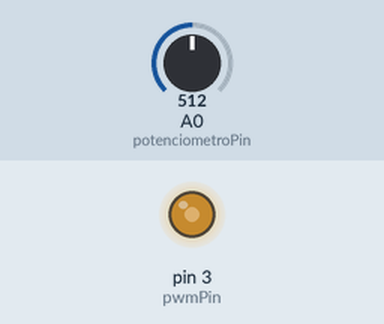
The sketch below on a simulated Arduino Uno, built with avr-gcc and run on an emulated ATmega328P. Parts: output pins drawn as LEDs (lit = HIGH). The test bench sets the inputs (shaded band); at power-on: A0 (potenciometroPin) = 512.

Above: at 1.2 s.
1.3 s: A0 (potenciometroPin) set to 716
At 2.0 s:
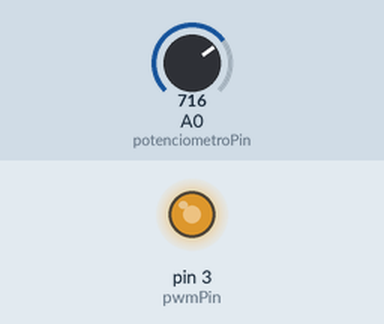
2.8 s: A0 (potenciometroPin) set to 900
At 3.2 s:
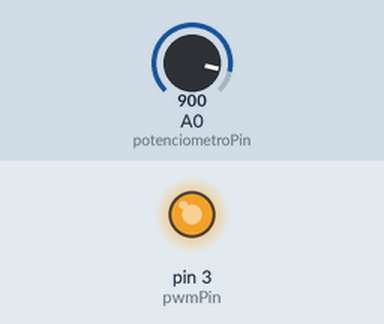
4.3 s: A0 (potenciometroPin) set to 122
At 5.5 s:
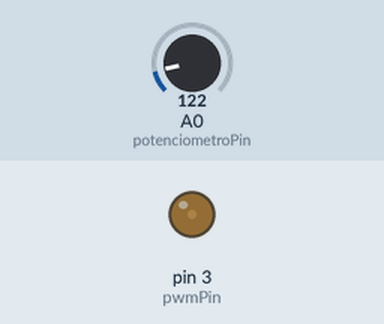
5.8 s: A0 (potenciometroPin) set to 0
At 6.6 s:
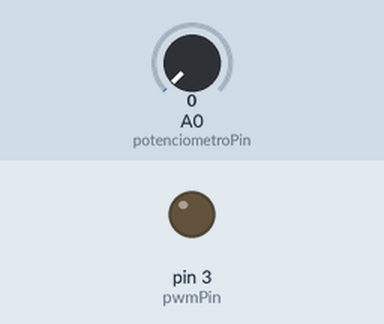
Timing chart, 0 to 8.3 s (numbered marks = the images above; inputs shaded):
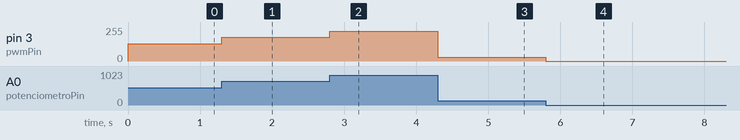

Measured:
- after the input at 1.3 s, pin 3 (pwmPin): 128/255 → 179/255 at once
- after the input at 2.8 s, pin 3 (pwmPin): 179/255 → 225/255 at once
- after the input at 4.3 s, pin 3 (pwmPin): 225/255 → 30/255 at once
- after the input at 5.8 s, pin 3 (pwmPin): 30/255 → 0/255 at once

The sketch:

Main.ino
```cpp
const byte potenciometroPin = A0; //Pin de entrada analógica,
//se puede utilizar el direccionamiento A0 hasta A5, o numérico como los pines digitales, en el arduino UNO de 14 a 19
const byte pwmPin = 3; //Pin pwm para darle una utilidad al valor recogido del potenciómetro

int potenciometroValor = 0; //Variable donde se guarda el valor recogido del potenciómetro

void setup()
{
	pinMode(potenciometroPin, INPUT); //Configurar el pin como entrada
    pinMode(pwmPin, OUTPUT); //Configurar el pin como salida
}

void loop()
{
	potenciometroValor = analogRead(potenciometroPin); //Recoger el valor del potenciómetro 0-1023
    analogWrite(pwmPin, potenciometroValor/4); //Colocar el valor del potenciómetro en el pin PWM,
    //se divide entre 4 porque el pwm va hasta 255, de esa manera se tiene todo el recorrido del potenciometro como 0-255
}
```
